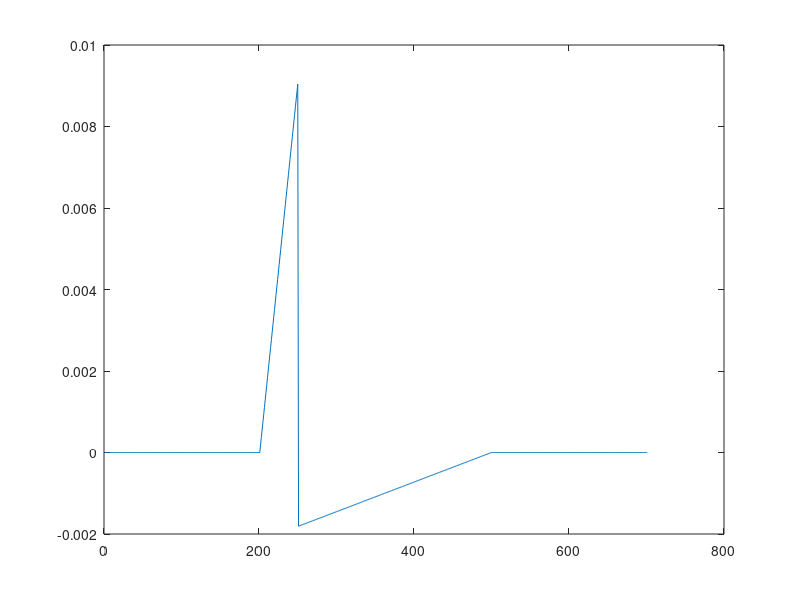
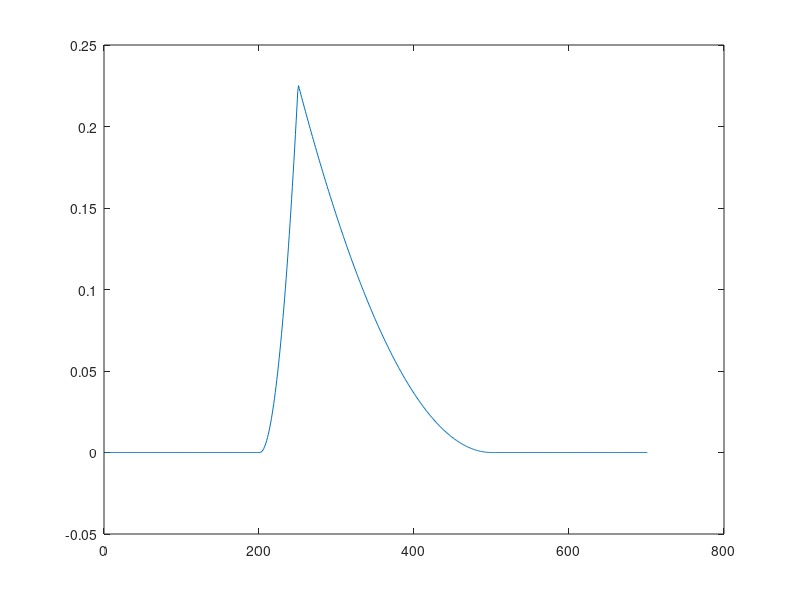
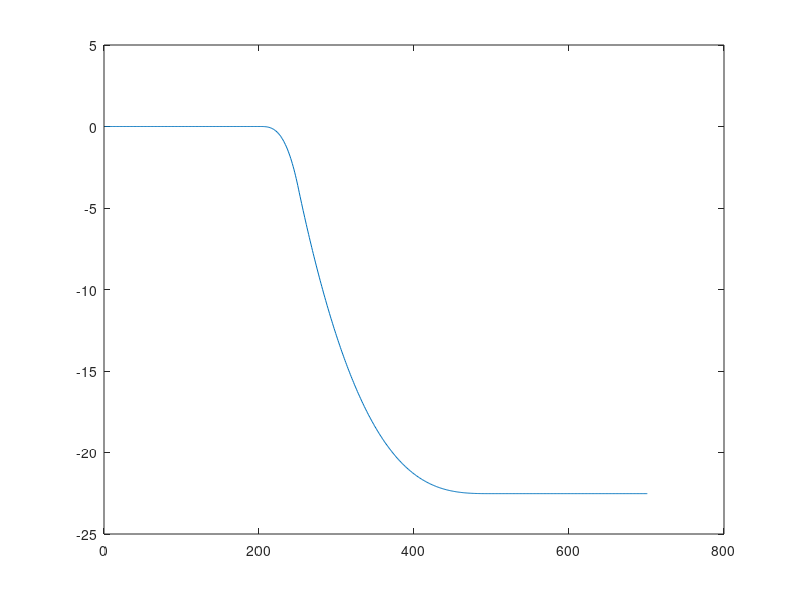

Recreate these plots in MATLAB, in order.
N = 701;
L = 700;

x = linspace(0,L,N);
rho = zeros(N,1);
V = zeros(N,1);

Lap = zeros(N,N);

v = ones(N,1);
v1 = ones(N-1,1);

Lap = -2.*diag(v,0) + diag(v1,1) + diag(v1,-1);

Lap(1,1) = -2;
Lap(N,N) = -1;

rho(1:200) = 0.0;
rho(201:250) = linspace(0,5,50);
rho(251:500) = linspace(-1,0,250);
rho(501:701) = 0.0;

rho = rho*1.6e-19*1e6*1e-18/8.85e-12*1e17;

figure(1)
plot(rho);

V = -1*inv(Lap)*rho;

E = gradient(V);
E = -1*E;
figure(2)
plot(E);

figure(3)
plot(V);
